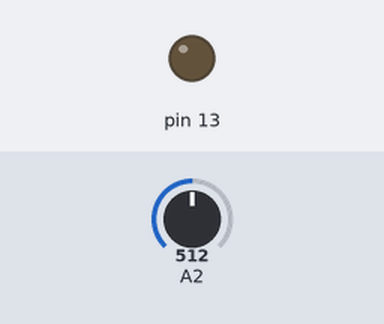
Simulated run of this sketch. Board: Arduino Uno, built with avr-gcc and run on an emulated ATmega328P. Shown: output pins drawn as LEDs (lit = HIGH). The test bench sets the inputs (shaded band); at power-on: A2 = 512. Pins used as bus, display or sensor lines are not drawn.

Above: at 1.2 s.
1.3 s: A2 set to 53
4.3 s: A2 set to 45
7.3 s: A2 set to 122
Timing chart, 0 to 10.3 s (numbered marks = the images above; inputs shaded):
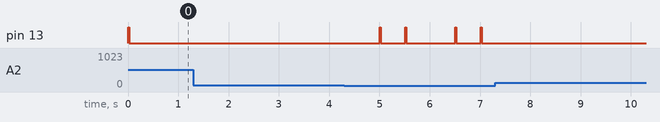

Measured:
- after the input at 1.3 s, every drawn part: stays the same
- after the input at 7.3 s, pin 13: stops changing and stays LOW

The sketch:

hutchinsoncycle.ino
```cpp
#include <PID_v1.h>

int cycles = 0;
int ssrPin = 5;
double soakTemp = 340;
double roomTemp = 25;

double Setpoint, Input, Output;

PID myPID(&Input, &Output, &Setpoint,0.2,0.8,0.05,DIRECT);

//ALL TIMES IN MS

int WindowSize = 500;
unsigned long cycleStart;
unsigned long cycleTime;
unsigned long rampTime = 300000;  //5 minutes
unsigned long soakTime = 300000; //5 minutes

unsigned long windowStartTime;

int debug = 0;
void setup() {
  // put your setup code here, to run once:
  if(debug) Serial.begin(115200);
  pinMode(ssrPin,OUTPUT);
  pinMode(13,OUTPUT);
  Setpoint = 260;
  myPID.SetOutputLimits(0,WindowSize);
  myPID.SetMode(AUTOMATIC);
  cycleStart = millis();
  windowStartTime = millis();
}

void loop() {
  // put your main code here, to run repeatedly:


  cycleTime = millis()-cycleStart;

  if (cycleTime < rampTime)  {
    Setpoint = roomTemp + (soakTemp-roomTemp)*cycleTime/rampTime;
    /* The setpoint starts at 0, then increase linearly
    as a function of the ratio of the rampTime
    */}
  else if (cycleTime < (rampTime + soakTime))  {
    Setpoint = soakTemp;
  }
  else if (cycleTime < (rampTime + soakTime + rampTime))  {
    float ratio = (float)(cycleTime-(rampTime+soakTime))/(float)rampTime;
    Setpoint = roomTemp + (soakTemp-roomTemp)*(1.0-ratio);
  }
  else  {
    //reset
    Setpoint = roomTemp;
    cycleStart = millis();
    cycles = cycles + 1;
  }
  myPID.Compute();

  double celcius = analogRead(A2)/2.046;
  Input = celcius;

  unsigned long now = millis();
  if(now - windowStartTime>WindowSize){
    windowStartTime += WindowSize;
  }

  if(Output > (now - windowStartTime)) {
    digitalWrite(ssrPin,HIGH);
    digitalWrite(13,HIGH);
  }
  else {
    digitalWrite(ssrPin,LOW);
    digitalWrite(13,LOW);
  }
  if(debug)  {
  Serial.print("Temperature:  ");
  Serial.print(celcius);
  Serial.print("  Setpoint:  ");
  Serial.print(Setpoint);
  Serial.print("  Output:  ");
  Serial.println(Output);
  }
  delay(20);

}
```
